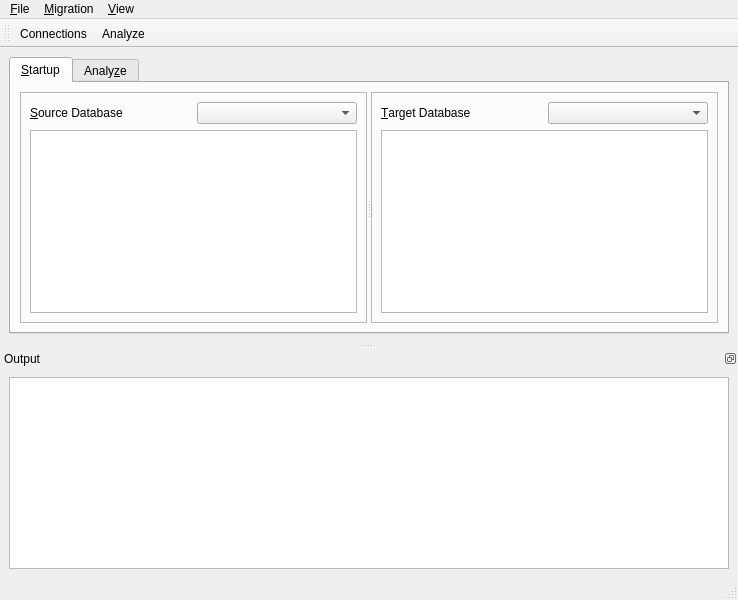
<ui version="4.0" >
 <class>MigraineWindow</class>
 <widget class="QMainWindow" name="MigraineWindow" >
  <property name="geometry" >
   <rect>
    <x>0</x>
    <y>0</y>
    <width>738</width>
    <height>600</height>
   </rect>
  </property>
  <property name="windowTitle" >
   <string>Migraine - DB Migration Tool</string>
  </property>
  <widget class="QWidget" name="centralwidget" >
   <layout class="QGridLayout" name="gridLayout_5" >
    <item row="0" column="0" >
     <widget class="QTabWidget" name="stepsTabWidget" >
      <property name="enabled" >
       <bool>true</bool>
      </property>
      <property name="currentIndex" >
       <number>0</number>
      </property>
      <widget class="QWidget" name="startupTab" >
       <attribute name="title" >
        <string>&amp;Startup</string>
       </attribute>
       <layout class="QGridLayout" name="gridLayout_4" >
        <item row="0" column="0" >
         <widget class="QSplitter" name="splitter" >
          <property name="orientation" >
           <enum>Qt::Horizontal</enum>
          </property>
          <widget class="QFrame" name="frame" >
           <property name="frameShape" >
            <enum>QFrame::StyledPanel</enum>
           </property>
           <property name="frameShadow" >
            <enum>QFrame::Raised</enum>
           </property>
           <layout class="QGridLayout" name="gridLayout" >
            <item row="0" column="0" >
             <layout class="QVBoxLayout" name="verticalLayout_2" >
              <item>
               <layout class="QHBoxLayout" name="horizontalLayout" >
                <item>
                 <widget class="QLabel" name="label" >
                  <property name="text" >
                   <string>&amp;Source Database</string>
                  </property>
                  <property name="buddy" >
                   <cstring>dbSrcConnCombo</cstring>
                  </property>
                 </widget>
                </item>
                <item>
                 <widget class="QComboBox" name="dbSrcConnCombo" />
                </item>
               </layout>
              </item>
              <item>
               <layout class="QVBoxLayout" name="verticalLayout" >
                <item>
                 <widget class="QTreeView" name="srcDbTreeView" >
                  <property name="tabKeyNavigation" >
                   <bool>true</bool>
                  </property>
                  <property name="dragEnabled" >
                   <bool>true</bool>
                  </property>
                  <property name="alternatingRowColors" >
                   <bool>true</bool>
                  </property>
                  <property name="selectionMode" >
                   <enum>QAbstractItemView::SingleSelection</enum>
                  </property>
                  <property name="sortingEnabled" >
                   <bool>false</bool>
                  </property>
                  <property name="animated" >
                   <bool>true</bool>
                  </property>
                  <property name="allColumnsShowFocus" >
                   <bool>true</bool>
                  </property>
                 </widget>
                </item>
               </layout>
              </item>
             </layout>
            </item>
           </layout>
          </widget>
          <widget class="QFrame" name="frame_2" >
           <property name="frameShape" >
            <enum>QFrame::StyledPanel</enum>
           </property>
           <property name="frameShadow" >
            <enum>QFrame::Raised</enum>
           </property>
           <layout class="QGridLayout" name="gridLayout_2" >
            <item row="0" column="0" >
             <layout class="QVBoxLayout" name="verticalLayout_3" >
              <item>
               <layout class="QHBoxLayout" name="horizontalLayout_2" >
                <item>
                 <widget class="QLabel" name="label_2" >
                  <property name="text" >
                   <string>&amp;Target Database</string>
                  </property>
                  <property name="buddy" >
                   <cstring>dbTargetConnCombo</cstring>
                  </property>
                 </widget>
                </item>
                <item>
                 <widget class="QComboBox" name="dbTargetConnCombo" />
                </item>
               </layout>
              </item>
              <item>
               <widget class="QTreeView" name="targetDbTreeView" >
                <property name="alternatingRowColors" >
                 <bool>true</bool>
                </property>
                <property name="animated" >
                 <bool>true</bool>
                </property>
               </widget>
              </item>
             </layout>
            </item>
           </layout>
          </widget>
         </widget>
        </item>
       </layout>
      </widget>
      <widget class="QWidget" name="analyzeTab" >
       <attribute name="title" >
        <string>Analy&amp;ze</string>
       </attribute>
       <layout class="QGridLayout" name="gridLayout_11" >
        <item row="0" column="0" >
         <layout class="QVBoxLayout" name="verticalLayout_5" >
          <item>
           <layout class="QHBoxLayout" name="horizontalLayout_4" >
            <item>
             <widget class="QGroupBox" name="exactMatchGroupBox" >
              <property name="title" >
               <string>E&amp;xact Matches</string>
              </property>
              <layout class="QGridLayout" name="gridLayout_7" >
               <item row="0" column="0" >
                <widget class="QListView" name="exactMatchListView" >
                 <property name="editTriggers" >
                  <set>QAbstractItemView::NoEditTriggers</set>
                 </property>
                </widget>
               </item>
              </layout>
             </widget>
            </item>
            <item>
             <widget class="QGroupBox" name="nameMatchGroupBox" >
              <property name="title" >
               <string>&amp;Name Matches</string>
              </property>
              <layout class="QGridLayout" name="gridLayout_6" >
               <item row="0" column="0" >
                <widget class="QListView" name="nameMatchListView" >
                 <property name="editTriggers" >
                  <set>QAbstractItemView::NoEditTriggers</set>
                 </property>
                </widget>
               </item>
              </layout>
             </widget>
            </item>
            <item>
             <widget class="QGroupBox" name="noMatchGroupBox" >
              <property name="title" >
               <string>N&amp;o Matches</string>
              </property>
              <layout class="QGridLayout" name="gridLayout_8" >
               <item row="0" column="0" >
                <widget class="QListView" name="noMatchListView" >
                 <property name="editTriggers" >
                  <set>QAbstractItemView::NoEditTriggers</set>
                 </property>
                </widget>
               </item>
              </layout>
             </widget>
            </item>
           </layout>
          </item>
          <item>
           <layout class="QHBoxLayout" name="horizontalLayout_3" >
            <item>
             <widget class="QFrame" name="srcColumnsFrame" >
              <property name="enabled" >
               <bool>false</bool>
              </property>
              <property name="frameShape" >
               <enum>QFrame::StyledPanel</enum>
              </property>
              <property name="frameShadow" >
               <enum>QFrame::Raised</enum>
              </property>
              <layout class="QGridLayout" name="gridLayout_9" >
               <item row="1" column="0" >
                <widget class="QTableWidget" name="srcColumnsTableWidget" >
                 <property name="selectionMode" >
                  <enum>QAbstractItemView::ExtendedSelection</enum>
                 </property>
                 <property name="selectionBehavior" >
                  <enum>QAbstractItemView::SelectRows</enum>
                 </property>
                 <property name="sortingEnabled" >
                  <bool>false</bool>
                 </property>
                 <property name="cornerButtonEnabled" >
                  <bool>false</bool>
                 </property>
                 <property name="columnCount" >
                  <number>2</number>
                 </property>
                 <column>
                  <property name="text" >
                   <string>Field</string>
                  </property>
                 </column>
                 <column>
                  <property name="text" >
                   <string>Type</string>
                  </property>
                 </column>
                </widget>
               </item>
               <item row="0" column="0" >
                <widget class="QLabel" name="label_3" >
                 <property name="text" >
                  <string>Sour&amp;ce Columns</string>
                 </property>
                 <property name="buddy" >
                  <cstring>srcColumnsTableWidget</cstring>
                 </property>
                </widget>
               </item>
              </layout>
             </widget>
            </item>
            <item>
             <widget class="QFrame" name="tgtColumnsFrame" >
              <property name="enabled" >
               <bool>false</bool>
              </property>
              <property name="frameShape" >
               <enum>QFrame::StyledPanel</enum>
              </property>
              <property name="frameShadow" >
               <enum>QFrame::Raised</enum>
              </property>
              <layout class="QGridLayout" name="gridLayout_10" >
               <item row="0" column="0" >
                <widget class="QLabel" name="label_4" >
                 <property name="text" >
                  <string>&amp;Target Columns</string>
                 </property>
                 <property name="buddy" >
                  <cstring>tgtColumnsTableWidget</cstring>
                 </property>
                </widget>
               </item>
               <item row="1" column="0" >
                <widget class="QTableWidget" name="tgtColumnsTableWidget" >
                 <property name="selectionBehavior" >
                  <enum>QAbstractItemView::SelectRows</enum>
                 </property>
                 <property name="columnCount" >
                  <number>2</number>
                 </property>
                 <column>
                  <property name="text" >
                   <string>Field</string>
                  </property>
                 </column>
                 <column>
                  <property name="text" >
                   <string>Type</string>
                  </property>
                 </column>
                </widget>
               </item>
              </layout>
             </widget>
            </item>
            <item>
             <layout class="QVBoxLayout" name="verticalLayout_4" >
              <item>
               <spacer name="verticalSpacer_2" >
                <property name="orientation" >
                 <enum>Qt::Vertical</enum>
                </property>
                <property name="sizeHint" stdset="0" >
                 <size>
                  <width>20</width>
                  <height>40</height>
                 </size>
                </property>
               </spacer>
              </item>
              <item>
               <widget class="QToolButton" name="addMapColumnButton" >
                <property name="enabled" >
                 <bool>false</bool>
                </property>
                <property name="text" >
                 <string>...</string>
                </property>
                <property name="icon" >
                 <iconset resource="../resource/migraine.qrc" >
                  <normaloff>:/icons/add.png</normaloff>:/icons/add.png</iconset>
                </property>
               </widget>
              </item>
              <item>
               <widget class="QToolButton" name="delMapColumnButton" >
                <property name="enabled" >
                 <bool>false</bool>
                </property>
                <property name="text" >
                 <string>...</string>
                </property>
                <property name="icon" >
                 <iconset resource="../resource/migraine.qrc" >
                  <normaloff>:/icons/delete.png</normaloff>:/icons/delete.png</iconset>
                </property>
                <property name="iconSize" >
                 <size>
                  <width>18</width>
                  <height>18</height>
                 </size>
                </property>
               </widget>
              </item>
              <item>
               <spacer name="verticalSpacer" >
                <property name="orientation" >
                 <enum>Qt::Vertical</enum>
                </property>
                <property name="sizeHint" stdset="0" >
                 <size>
                  <width>20</width>
                  <height>40</height>
                 </size>
                </property>
               </spacer>
              </item>
             </layout>
            </item>
            <item>
             <widget class="QFrame" name="mapColumnsFrame" >
              <property name="enabled" >
               <bool>false</bool>
              </property>
              <property name="frameShape" >
               <enum>QFrame::StyledPanel</enum>
              </property>
              <property name="frameShadow" >
               <enum>QFrame::Raised</enum>
              </property>
              <layout class="QGridLayout" name="gridLayout_12" >
               <item row="1" column="0" >
                <widget class="QLabel" name="label_5" >
                 <property name="text" >
                  <string>Ma&amp;pped Columns</string>
                 </property>
                 <property name="buddy" >
                  <cstring>mapColumnsTreeView</cstring>
                 </property>
                </widget>
               </item>
               <item row="2" column="0" >
                <widget class="QTreeView" name="mapColumnsTreeView" >
                 <property name="editTriggers" >
                  <set>QAbstractItemView::NoEditTriggers</set>
                 </property>
                 <property name="tabKeyNavigation" >
                  <bool>true</bool>
                 </property>
                 <property name="alternatingRowColors" >
                  <bool>true</bool>
                 </property>
                 <property name="autoExpandDelay" >
                  <number>1</number>
                 </property>
                 <property name="animated" >
                  <bool>true</bool>
                 </property>
                </widget>
               </item>
              </layout>
             </widget>
            </item>
           </layout>
          </item>
         </layout>
        </item>
       </layout>
      </widget>
     </widget>
    </item>
   </layout>
  </widget>
  <widget class="QMenuBar" name="menubar" >
   <property name="geometry" >
    <rect>
     <x>0</x>
     <y>0</y>
     <width>738</width>
     <height>25</height>
    </rect>
   </property>
   <widget class="QMenu" name="menu_File" >
    <property name="title" >
     <string>&amp;File</string>
    </property>
    <addaction name="actionConnections" />
   </widget>
   <widget class="QMenu" name="menu_View" >
    <property name="title" >
     <string>&amp;View</string>
    </property>
    <addaction name="actionOutput" />
   </widget>
   <widget class="QMenu" name="menuMigration" >
    <property name="title" >
     <string>&amp;Migration</string>
    </property>
    <addaction name="action_Analyze" />
   </widget>
   <addaction name="menu_File" />
   <addaction name="menuMigration" />
   <addaction name="menu_View" />
  </widget>
  <widget class="QStatusBar" name="statusbar" />
  <widget class="QDockWidget" name="outputWidget" >
   <property name="sizePolicy" >
    <sizepolicy vsizetype="Fixed" hsizetype="Preferred" >
     <horstretch>0</horstretch>
     <verstretch>0</verstretch>
    </sizepolicy>
   </property>
   <property name="minimumSize" >
    <size>
     <width>92</width>
     <height>111</height>
    </size>
   </property>
   <property name="floating" >
    <bool>false</bool>
   </property>
   <property name="features" >
    <set>QDockWidget::DockWidgetFloatable|QDockWidget::DockWidgetMovable</set>
   </property>
   <property name="allowedAreas" >
    <set>Qt::AllDockWidgetAreas</set>
   </property>
   <property name="windowTitle" >
    <string>Output</string>
   </property>
   <attribute name="dockWidgetArea" >
    <number>8</number>
   </attribute>
   <widget class="QWidget" name="dockWidgetContents_3" >
    <layout class="QGridLayout" name="gridLayout_3" >
     <item row="0" column="0" >
      <widget class="QTextEdit" name="logTextEdit" >
       <property name="tabChangesFocus" >
        <bool>true</bool>
       </property>
       <property name="readOnly" >
        <bool>true</bool>
       </property>
      </widget>
     </item>
    </layout>
   </widget>
  </widget>
  <widget class="QToolBar" name="toolBar" >
   <property name="windowTitle" >
    <string>toolBar</string>
   </property>
   <property name="iconSize" >
    <size>
     <width>22</width>
     <height>22</height>
    </size>
   </property>
   <attribute name="toolBarArea" >
    <enum>TopToolBarArea</enum>
   </attribute>
   <attribute name="toolBarBreak" >
    <bool>false</bool>
   </attribute>
   <addaction name="actionConnections" />
   <addaction name="action_Analyze" />
  </widget>
  <action name="actionConnections" >
   <property name="icon" >
    <iconset resource="../resource/migraine.qrc" >
     <normaloff>:/icons/db.png</normaloff>:/icons/db.png</iconset>
   </property>
   <property name="text" >
    <string>Connections</string>
   </property>
   <property name="toolTip" >
    <string>Show Connections Dialog</string>
   </property>
  </action>
  <action name="actionOutput" >
   <property name="checkable" >
    <bool>true</bool>
   </property>
   <property name="checked" >
    <bool>true</bool>
   </property>
   <property name="text" >
    <string>Output</string>
   </property>
   <property name="shortcut" >
    <string>Ctrl+Shift+O</string>
   </property>
  </action>
  <action name="action_Analyze" >
   <property name="enabled" >
    <bool>true</bool>
   </property>
   <property name="icon" >
    <iconset resource="../resource/migraine.qrc" >
     <normaloff>:/icons/analyze.png</normaloff>:/icons/analyze.png</iconset>
   </property>
   <property name="text" >
    <string>&amp;Analyze</string>
   </property>
   <property name="toolTip" >
    <string>Analyze Selected Databases</string>
   </property>
   <property name="shortcut" >
    <string>Ctrl+Shift+A</string>
   </property>
  </action>
 </widget>
 <resources>
  <include location="../resource/migraine.qrc" />
 </resources>
 <connections>
  <connection>
   <sender>actionOutput</sender>
   <signal>toggled(bool)</signal>
   <receiver>outputWidget</receiver>
   <slot>setShown(bool)</slot>
   <hints>
    <hint type="sourcelabel" >
     <x>-1</x>
     <y>-1</y>
    </hint>
    <hint type="destinationlabel" >
     <x>371</x>
     <y>536</y>
    </hint>
   </hints>
  </connection>
  <connection>
   <sender>action_Analyze</sender>
   <signal>activated()</signal>
   <receiver>MigraineWindow</receiver>
   <slot>analyzeDatabases()</slot>
   <hints>
    <hint type="sourcelabel" >
     <x>-1</x>
     <y>-1</y>
    </hint>
    <hint type="destinationlabel" >
     <x>371</x>
     <y>299</y>
    </hint>
   </hints>
  </connection>
 </connections>
 <slots>
  <slot>showTableFields()</slot>
  <slot>analyzeDatabases()</slot>
 </slots>
</ui>
